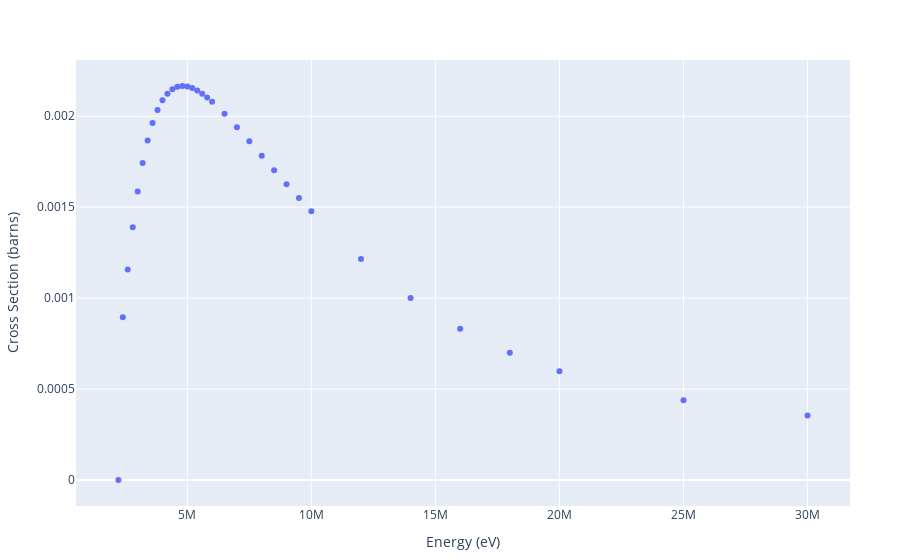

The notebook cell saved with this chart:
### Markdown cell above
file_names = readdir(neutron_dir)
file = file_names[1]
function get_product(file)
    target_n = parse(Int64, file[3:5])
    element, target_z = split(file[7:end-4], "-")
    projectile = file[1]
    if(string(projectile) == "n") #neutron addition
        product_n = target_n
        product_z = parse(Int64, target_z)+1
        product_file = (String("n_") * lpad(product_n, 3, "0") * String("-") * 
                        String(element) * String("-") * lpad(product_z, 3, "0") * String(".dat"))
    end
    return product_file
end
file = file_names[100]
while true
    file = get_product(file)
    if !(file in file_names)
        print(file, " not in directory")
        break 
    end
end

### Code cell
function plot_cross_sections(projectile, target, dir)
    if (occursin("talys", dir) || occursin("tendl", dir )) && projectile != "gamma"
        file_path = get_talys_file_path(projectile, target)
    elseif dir == "endf"
        #==
        Example usage:
        data_dir = "C:\\Cross-Section-Data\\"
        get_file_path("neutron", (82,206),
                    "ENDF-B-VIII.0\\neutrons", data_dir, ".endf")
        ==#
        file_path = get_file_path(projectile, target, 
                                "ENDF-B-VIII.0\\" * projectile * "s", 
                                data_dir, ".endf")
    else
        println("using JENDL")
        file_path = get_file_path(projectile, target)
    end
    MTs = get_unique_MTs(file_path, true)
    print("MT codes found: ", MTs)
    trace = [PlotlyJS.scatter(
        x=energy_and_cross_section(file_path, MT, true)[1], 
        y=energy_and_cross_section(file_path, MT, true)[2], 
        mode="markers", name=mt_reactions[MT]) for MT in MTs
        if MT in keys(mt_reactions)]
    PlotlyJS.plot(trace,
        Layout(
        xaxis_title="Energy (eV)",
        yaxis_title="Cross Section (barns)",
        legend_title_text="Legend",
        log_x = true,
        log_y = true
    ))
end
plot_cross_sections("gamma", [1,2], "endf")

### Figure 1 — Plotly figure (JSON) as saved in the notebook; plotly's stock layout.template omitted (floating-point values rounded to 4 significant figures)
{"data": [{"mode": "markers", "name": "(y,n0)", "type": "scatter", "x": [2224600, 2400000, 2600000, 2800000, 3000000, 3200000, 3400000, 3600000, 3800000, 4000000, 4200000, 4400000, 4600000, 4800000, 5000000, 5200000, 5400000, 5600000, 5800000, 6000000, 6500000, 7000000, 7500000, 8000000, 8500000, 9000000, 9500000, 10000000, 12000000, 14000000, 16000000, 18000000, 20000000, 25000000, 30000000], "y": [0, 0.0008952, 0.001157, 0.00139, 0.001586, 0.001743, 0.001867, 0.001962, 0.002035, 0.002087, 0.002124, 0.002148, 0.002162, 0.002166, 0.002164, 0.002155, 0.002142, 0.002124, 0.002104, 0.00208, 0.002014, 0.00194, 0.001862, 0.001783, 0.001704, 0.001626, 0.00155, 0.001477, 0.001215, 0.001001, 0.0008314, 0.0006995, 0.0005981, 0.0004386, 0.0003549]}], "layout": {"legend": {"title": {"text": "Legend"}}, "log": {"x": true, "y": true}, "margin": {"b": 50, "l": 50, "r": 50, "t": 60}, "xaxis": {"title": {"text": "Energy (eV)"}}, "yaxis": {"title": {"text": "Cross Section (barns)"}}}}
